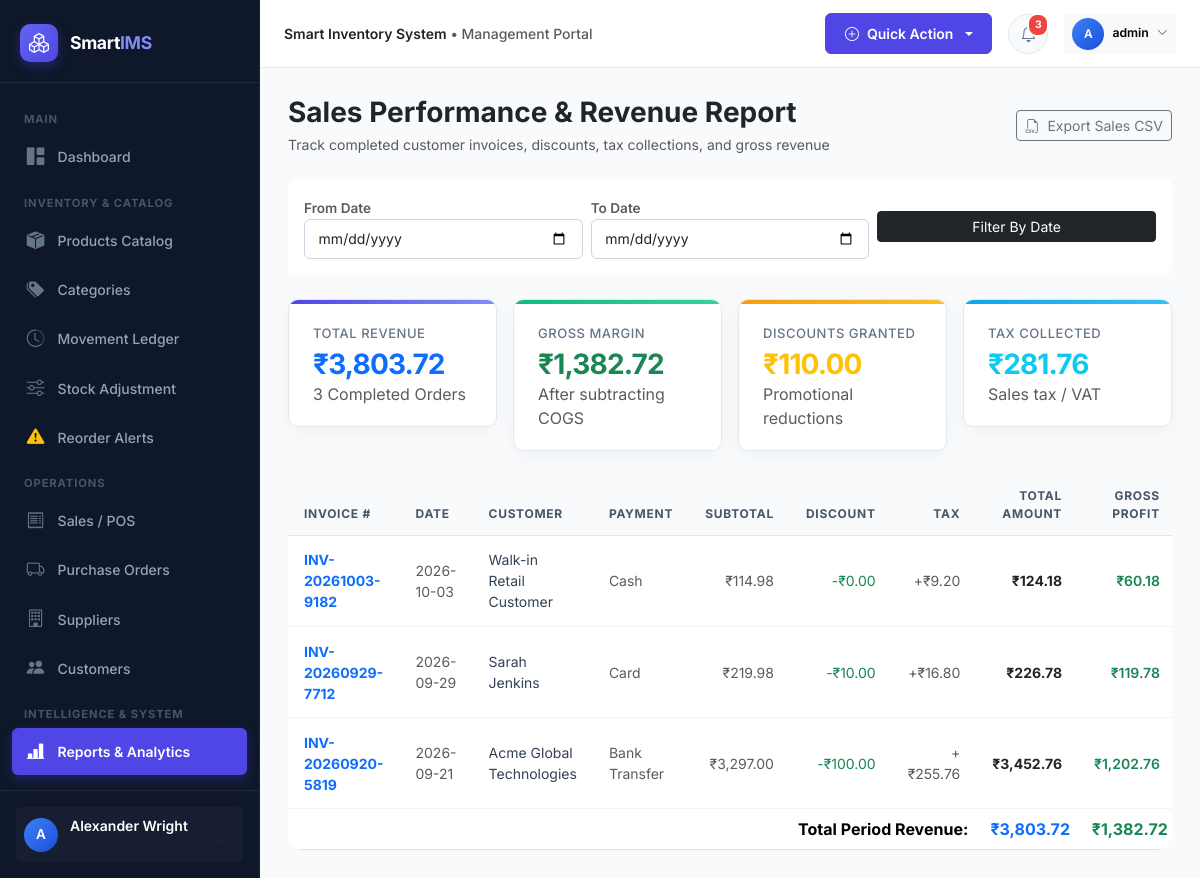
The app's page /reports/sales (signed in) with its own data.
### models/user.py (models this page shows, shortened)
class User(UserMixin, db.Model):
    __tablename__ = 'users'
    id = db.Column(db.Integer, primary_key=True)
    username = db.Column(db.String(64), unique=True, nullable=False, index=True)
    email = db.Column(db.String(120), unique=True, nullable=False, index=True)
    password_hash = db.Column(db.String(256), nullable=False)
    full_name = db.Column(db.String(100), nullable=False)
    phone = db.Column(db.String(25))
    role_id = db.Column(db.Integer, db.ForeignKey('roles.id'), nullable=False)
    is_active = db.Column(db.Boolean, default=True)
    last_login = db.Column(db.DateTime)
    created_at = db.Column(db.DateTime, default=datetime.utcnow)
    updated_at = db.Column(db.DateTime, default=datetime.utcnow, onupdate=datetime.utcnow)
    role = db.relationship('Role', back_populates='users')
    purchases = db.relationship('PurchaseOrder', back_populates='user', lazy='dynamic')
    sales = db.relationship('Sale', back_populates='user', lazy='dynamic')
    inventory_transactions = db.relationship('InventoryTransaction', back_populates='user', lazy='dynamic')
    stock_adjustments = db.relationship('StockAdjustment', back_populates='user', lazy='dynamic')
    audit_logs = db.relationship('AuditLog', back_populates='user', lazy='dynamic')
    def has_role(self, *role_names):
        if not self.role:
            return False
        return self.role.name in role_names
    @property
    def is_admin(self):
        return self.role and self.role.name == 'Admin'

### models/sale.py (models this page shows, shortened)
class Sale(db.Model):
    __tablename__ = 'sales'
    id = db.Column(db.Integer, primary_key=True)
    invoice_number = db.Column(db.String(64), unique=True, nullable=False, index=True)
    customer_id = db.Column(db.Integer, db.ForeignKey('customers.id'), nullable=True)
    customer_name = db.Column(db.String(150), default='Walk-in Customer')
    customer_phone = db.Column(db.String(30))
    user_id = db.Column(db.Integer, db.ForeignKey('users.id'), nullable=False)
    sale_date = db.Column(db.DateTime, default=datetime.utcnow, nullable=False)
    status = db.Column(db.String(20), default='Completed', index=True)  # Completed, Returned, Cancelled
    payment_method = db.Column(db.String(30), default='Cash')  # Cash, Card, Bank Transfer, UPI
    subtotal = db.Column(db.Float, default=0.0, nullable=False)
    discount_amount = db.Column(db.Float, default=0.0, nullable=False)
    tax_amount = db.Column(db.Float, default=0.0, nullable=False)
    total_amount = db.Column(db.Float, default=0.0, nullable=False)
    notes = db.Column(db.Text)
    created_at = db.Column(db.DateTime, default=datetime.utcnow)
    customer = db.relationship('Customer', back_populates='sales')
    user = db.relationship('User', back_populates='sales')
    items = db.relationship('SaleItem', back_populates='sale', cascade='all, delete-orphan')
    @property
    def total_cost(self):
        return sum(item.cost_price * item.quantity for item in self.items)
    @property
    def gross_profit(self):
        if self.status != 'Completed':
            return 0.0
        return round(self.total_amount - self.total_cost, 2)

class SaleItem(db.Model):
    __tablename__ = 'sale_items'
    id = db.Column(db.Integer, primary_key=True)
    sale_id = db.Column(db.Integer, db.ForeignKey('sales.id'), nullable=False)
    product_id = db.Column(db.Integer, db.ForeignKey('products.id'), nullable=False)
    quantity = db.Column(db.Integer, nullable=False)
    unit_price = db.Column(db.Float, nullable=False)
    cost_price = db.Column(db.Float, default=0.0, nullable=False)
    total_price = db.Column(db.Float, nullable=False)
    sale = db.relationship('Sale', back_populates='items')
    product = db.relationship('Product', back_populates='sale_items')

### routes/reports.py (the view, shortened to what this page needs)
@reports_bp.route('/reports/sales')
@login_required
def sales_report():
    start_date_str = request.args.get('start_date')
    end_date_str = request.args.get('end_date')
    query = Sale.query.filter(Sale.status == 'Completed')
    if start_date_str:
        try:
            start_date = datetime.strptime(start_date_str, '%Y-%m-%d')
            query = query.filter(Sale.sale_date >= start_date)
        except ValueError:
            pass
    if end_date_str:
        try:
            end_date = datetime.strptime(end_date_str, '%Y-%m-%d') + timedelta(days=1)
            query = query.filter(Sale.sale_date < end_date)
        except ValueError:
            pass
    sales = query.order_by(Sale.sale_date.desc()).all()
    total_revenue = sum(s.total_amount for s in sales)
    total_profit = sum(s.gross_profit for s in sales)
    total_tax = sum(s.tax_amount for s in sales)
    total_discount = sum(s.discount_amount for s in sales)
    export_format = request.args.get('export')
    return render_template(
        'reports/sales_report.html',
        sales=sales,
        start_date=start_date_str,
        end_date=end_date_str,
        total_revenue=total_revenue,
        total_profit=total_profit,
        total_tax=total_tax,
        total_discount=total_discount
    )

### utils/helpers.py (called while the page is built)
def format_currency(value):
    try:
        val = float(value or 0)
        return f"{Config.CURRENCY_SYMBOL}{val:,.2f}"
    except (ValueError, TypeError):
        return f"{Config.CURRENCY_SYMBOL}0.00"

### templates/reports/sales_report.html (shortened to what this page needs)
{% extends "base.html" %}
{% block content %}
<div class="d-flex flex-column flex-md-row align-items-md-center justify-content-between mb-4 gap-3">
  <div>
    <h3 class="fw-bold text-dark mb-1">Sales Performance & Revenue Report</h3>
    <p class="text-muted small mb-0">Track completed customer invoices, discounts, tax collections, and gross revenue</p>
  </div>
  <a href="{{ url_for('reports.sales_report', export='csv', start_date=start_date, end_date=end_date) }}" class="btn btn-outline-secondary btn-sm">
    <i class="bi bi-filetype-csv me-1"></i> Export Sales CSV
  </a>
</div>
<div class="card border-0 shadow-card rounded-3 mb-4">
  <div class="card-body p-3">
    <form method="GET" action="{{ url_for('reports.sales_report') }}" class="row g-2 align-items-center">
      <div class="col-md-4">
        <label class="form-label extra-small text-muted mb-0">From Date</label>
        <input type="date" name="start_date" class="form-control form-control-sm" value="{{ start_date or '' }}">
      </div>
      <div class="col-md-4">
        <label class="form-label extra-small text-muted mb-0">To Date</label>
        <input type="date" name="end_date" class="form-control form-control-sm" value="{{ end_date or '' }}">
      </div>
      <div class="col-md-4 d-flex align-items-end gap-1">
        <button type="submit" class="btn btn-sm btn-dark w-100">Filter By Date</button>
      </div>
    </form>
  </div>
</div>
<div class="row g-3 mb-4">
  <div class="col-md-3 col-sm-6">
    <div class="stat-card primary">
      <span class="stat-label">Total Revenue</span>
      <div class="stat-value text-primary mt-1">{{ total_revenue|currency }}</div>
      <span class="text-muted extra-small">{{ sales|length }} Completed Orders</span>
    </div>
  </div>
  <div class="col-md-3 col-sm-6">
    <div class="stat-card success">
      <span class="stat-label">Gross Margin</span>
      <div class="stat-value text-success mt-1">{{ total_profit|currency }}</div>
      <span class="text-muted extra-small">After subtracting COGS</span>
    </div>
  </div>
  <div class="col-md-3 col-sm-6">
    <div class="stat-card warning">
      <span class="stat-label">Discounts Granted</span>
      <div class="stat-value text-warning mt-1">{{ total_discount|currency }}</div>
      <span class="text-muted extra-small">Promotional reductions</span>
    </div>
  </div>
  <div class="col-md-3 col-sm-6">
    <div class="stat-card info">
      <span class="stat-label">Tax Collected</span>
      <div class="stat-value text-info mt-1">{{ total_tax|currency }}</div>
      <span class="text-muted extra-small">Sales tax / VAT</span>
    </div>
  </div>
</div>
<div class="card border-0 shadow-card rounded-4 overflow-hidden">
  <div class="table-responsive">
    <table class="table table-custom mb-0">
      <thead>
        <tr>
          <th>Invoice #</th>
          <th>Date</th>
          <th>Customer</th>
          <th>Payment</th>
          <th class="text-end">Subtotal</th>
          <th class="text-end">Discount</th>
          <th class="text-end">Tax</th>
          <th class="text-end">Total Amount</th>
          <th class="text-end">Gross Profit</th>
        </tr>
      </thead>
      <tbody>
        {% for s in sales %}
        <tr>
          <td>
            <a href="{{ url_for('sales.view', id=s.id) }}" class="fw-bold text-primary text-decoration-none">
              {{ s.invoice_number }}
            </a>
          </td>
          <td class="small text-muted">{{ s.sale_date.strftime('%Y-%m-%d') }}</td>
          <td>{{ s.customer_name }}</td>
          <td class="small text-muted">{{ s.payment_method }}</td>
          <td class="text-end text-muted small">{{ s.subtotal|currency }}</td>
          <td class="text-end text-success small">-{{ s.discount_amount|currency }}</td>
          <td class="text-end text-muted small">+{{ s.tax_amount|currency }}</td>
          <td class="text-end fw-bold text-dark">{{ s.total_amount|currency }}</td>
          <td class="text-end fw-semibold text-success">{{ s.gross_profit|currency }}</td>
        </tr>
        {% else %}
        <tr>
          <td colspan="9" class="text-center py-4 text-muted">No sales found in specified range.</td>
        </tr>
        {% endfor %}
      </tbody>
      <tfoot class="bg-light fw-bold">
        <tr>
          <td colspan="7" class="text-end">Total Period Revenue:</td>
          <td class="text-end text-primary fs-6">{{ total_revenue|currency }}</td>
          <td class="text-end text-success fs-6">{{ total_profit|currency }}</td>
        </tr>
      </tfoot>
    </table>
  </div>
</div>
{% endblock %}

### templates/base.html (shortened to what this page needs)
<!DOCTYPE html>
<html lang="en">
<head>
  <link href="https://cdn.jsdelivr.net/npm/bootstrap@5.3.3/dist/css/bootstrap.min.css" rel="stylesheet">
  <link href="https://cdn.jsdelivr.net/npm/bootstrap-icons@1.11.3/font/bootstrap-icons.min.css" rel="stylesheet">
  <link href="{{ url_for('static', filename='css/style.css') }}" rel="stylesheet">
</head>
<body>
{% if current_user.is_authenticated %}
  <aside id="sidebar-wrapper">
    <div class="sidebar-brand">
      <div class="sidebar-brand-icon">
        <i class="bi bi-boxes"></i>
      </div>
      <div class="sidebar-brand-text">Smart<span>IMS</span></div>
    </div>
    <div class="sidebar-menu">
      <div class="sidebar-heading">Main</div>
      <a href="{{ url_for('dashboard.index') }}" class="nav-link-custom {% if request.endpoint == 'dashboard.index' %}active{% endif %}">
        <i class="bi bi-grid-1x2-fill"></i>
        <span>Dashboard</span>
      </a>
      <div class="sidebar-heading">Inventory & Catalog</div>
      <a href="{{ url_for('products.index') }}" class="nav-link-custom {% if request.endpoint and request.endpoint.startswith('products.') %}active{% endif %}">
        <i class="bi bi-box-seam-fill"></i>
        <span>Products Catalog</span>
      </a>
      <a href="{{ url_for('categories.index') }}" class="nav-link-custom {% if request.endpoint and request.endpoint.startswith('categories.') %}active{% endif %}">
        <i class="bi bi-tags-fill"></i>
        <span>Categories</span>
      </a>
      <a href="{{ url_for('inventory.ledger') }}" class="nav-link-custom {% if request.endpoint == 'inventory.ledger' %}active{% endif %}">
        <i class="bi bi-clock-history"></i>
        <span>Movement Ledger</span>
      </a>
      <a href="{{ url_for('inventory.adjust') }}" class="nav-link-custom {% if request.endpoint == 'inventory.adjust' %}active{% endif %}">
        <i class="bi bi-sliders"></i>
        <span>Stock Adjustment</span>
      </a>
      <a href="{{ url_for('inventory.reorder') }}" class="nav-link-custom {% if request.endpoint == 'inventory.reorder' %}active{% endif %}">
        <i class="bi bi-exclamation-triangle-fill text-warning"></i>
        <span>Reorder Alerts</span>
      </a>
      <div class="sidebar-heading">Operations</div>
      <a href="{{ url_for('sales.index') }}" class="nav-link-custom {% if request.endpoint and request.endpoint.startswith('sales.') %}active{% endif %}">
        <i class="bi bi-receipt"></i>
        <span>Sales / POS</span>
      </a>
      <a href="{{ url_for('purchases.index') }}" class="nav-link-custom {% if request.endpoint and request.endpoint.startswith('purchases.') %}active{% endif %}">
        <i class="bi bi-truck"></i>
        <span>Purchase Orders</span>
      </a>
      <a href="{{ url_for('suppliers.index') }}" class="nav-link-custom {% if request.endpoint and request.endpoint.startswith('suppliers.') %}active{% endif %}">
        <i class="bi bi-building"></i>
        <span>Suppliers</span>
      </a>
      <a href="{{ url_for('customers.index') }}" class="nav-link-custom {% if request.endpoint and request.endpoint.startswith('customers.') %}active{% endif %}">
        <i class="bi bi-people-fill"></i>
        <span>Customers</span>
      </a>
      <div class="sidebar-heading">Intelligence & System</div>
      <a href="{{ url_for('reports.index') }}" class="nav-link-custom {% if request.endpoint and request.endpoint.startswith('reports.') %}active{% endif %}">
        <i class="bi bi-bar-chart-line-fill"></i>
        <span>Reports & Analytics</span>
      </a>
      {% if current_user.is_admin %}
      <a href="{{ url_for('users.index') }}" class="nav-link-custom {% if request.endpoint and request.endpoint.startswith('users.') %}active{% endif %}">
        <i class="bi bi-shield-lock-fill"></i>
      </a>
      {% endif %}
    </div>
    <div class="sidebar-footer">
      <div class="user-badge">
        <div class="user-avatar-sm">
          {{ current_user.full_name[:1] }}
        </div>
        <div class="overflow-hidden flex-grow-1">
          <div class="text-white text-truncate fw-semibold small">{{ current_user.full_name }}</div>
          <div class="text-muted extra-small text-truncate" style="font-size:0.75rem;">{{ current_user.role.name }}</div>
        </div>
        <a href="{{ url_for('auth.logout') }}" class="text-muted hover-white ms-1" title="Sign Out">
          <i class="bi bi-box-arrow-right fs-5"></i>
        </a>
      </div>
    </div>
  </aside>
  <div id="page-content-wrapper">
    <nav class="top-navbar">
      <div class="d-flex align-items-center gap-3">
        <div class="d-none d-md-block text-muted small fw-medium">
          <span class="text-dark fw-semibold">{{ app_config.COMPANY_NAME }}</span> &bull; Management Portal
        </div>
      </div>
      <div class="d-flex align-items-center gap-3">
        <div class="dropdown">
          <button class="btn btn-sm btn-primary dropdown-toggle d-flex align-items-center gap-2" type="button" data-bs-toggle="dropdown">
            <i class="bi bi-plus-circle"></i>
            <span class="d-none d-sm-inline">Quick Action</span>
          </button>
        </div>
        <div class="dropdown">
          <button class="nav-icon-btn" type="button" data-bs-toggle="dropdown" aria-expanded="false">
            <i class="bi bi-bell"></i>
            <span id="notif-badge" class="pulse-badge" style="{% if unread_notifications_count == 0 %}display:none;{% endif %}">
              {{ unread_notifications_count }}
            </span>
          </button>
        </div>
        <div class="dropdown">
          <button class="btn btn-sm btn-light border-0 d-flex align-items-center gap-2" type="button" data-bs-toggle="dropdown">
            <div class="user-avatar-sm" style="width: 32px; height: 32px; font-size: 0.75rem;">
              {{ current_user.full_name[:1] }}
            </div>
            <span class="d-none d-md-inline small fw-semibold">{{ current_user.username }}</span>
            <i class="bi bi-chevron-down extra-small text-muted" style="font-size:0.7rem;"></i>
          </button>
        </div>
      </div>
    </nav>
    <main class="main-body-container">
      {% block content %}{% endblock %}
    </main>
  </div>
{% else %}
  <main class="w-100 min-vh-100 d-flex align-items-center justify-content-center p-3">
    {% block auth_content %}{% endblock %}
  </main>
{% endif %}
</body>
</html>

### records on screen
User: full_name "A", full_name "Alexander Wright", username "admin"
Sale: invoice_number "INV-20261003-9182", sale_date "2026-10-03", customer_name "Walk-in Retail Customer", payment_method "Cash", subtotal "₹114.98", discount_amount "₹0.00", tax_amount "₹9.20", total_amount "₹124.18", gross_profit "₹60.18"
Sale: invoice_number "INV-20260929-7712", sale_date "2026-09-29", customer_name "Sarah Jenkins", payment_method "Card", subtotal "₹219.98", discount_amount "₹10.00", tax_amount "₹16.80", total_amount "₹226.78", gross_profit "₹119.78"
Sale: invoice_number "INV-20260920-5819", sale_date "2026-09-21", customer_name "Acme Global Technologies", payment_method "Bank Transfer", subtotal "₹3,297.00", discount_amount "₹100.00", tax_amount "₹255.76", total_amount "₹3,452.76", gross_profit "₹1,202.76"

### other values on screen
{{ app_config.COMPANY_NAME }} "Smart Inventory System"
{{ unread_notifications_count }} "3"
{{ total_revenue|currency }} "₹3,803.72"
{{ sales|length }} "3"
{{ total_profit|currency }} "₹1,382.72"
{{ total_discount|currency }} "₹110.00"
{{ total_tax|currency }} "₹281.76"
